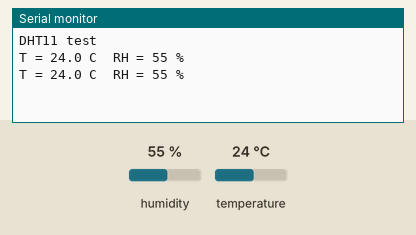
Recording of a sketch running on a simulated ESP32. Shown: the last lines printed to the serial monitor. The test bench sets the inputs (shaded band); at power-on: humidity 55 %, temperature 24 °C.

Above: at 4.8 s.
4.9 s: humidity set to 22 %
At 7.2 s:
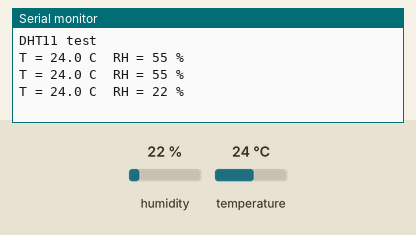
7.9 s: temperature set to 12 °C
At 8.4 s:
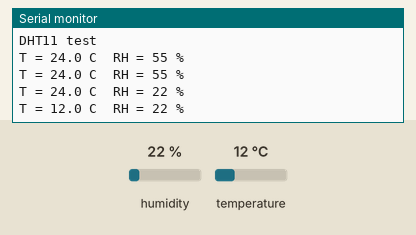
10.9 s: humidity set to 40 %
At 13.2 s:
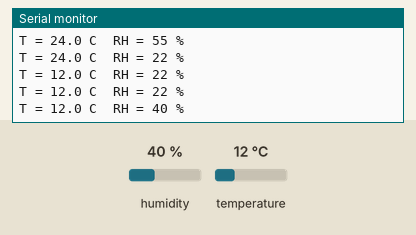
Timing chart, 0 to 14.7 s (numbered marks = the images above; inputs shaded):
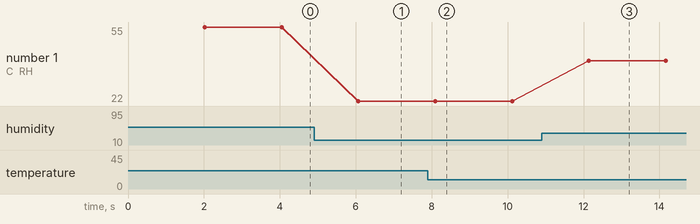

Measured:
- after the input at 4.9 s, the serial monitor: prints a new line after 1.2 s (image 1)
- after the input at 7.9 s, the serial monitor: prints a new line after 0.19 s (image 2)
- after the input at 10.9 s, the serial monitor: prints a new line after 1.2 s (image 3)
- plotted number 1: 55 → 22 after the input at 4.9 s, 22 → 40 after the input at 10.9 s

The sketch:

t02_dht11.ino
```cpp
// tests/t02_dht11/t02_dht11.ino
#include <DHT.h>
#define DHT_PIN 14
DHT dht(DHT_PIN, DHT11);

void setup() {
  Serial.begin(115200);
  dht.begin();
  Serial.println("DHT11 test");
}

void loop() {
  delay(2000);                       // DHT11 อ่านได้เร็วสุด ~1 ครั้ง/วินาที
  float h = dht.readHumidity();
  float t = dht.readTemperature();
  if (isnan(h) || isnan(t)) {
    Serial.println("DHT read FAILED");
    return;
  }
  Serial.printf("T = %.1f C  RH = %.0f %%\n", t, h);
}
```
